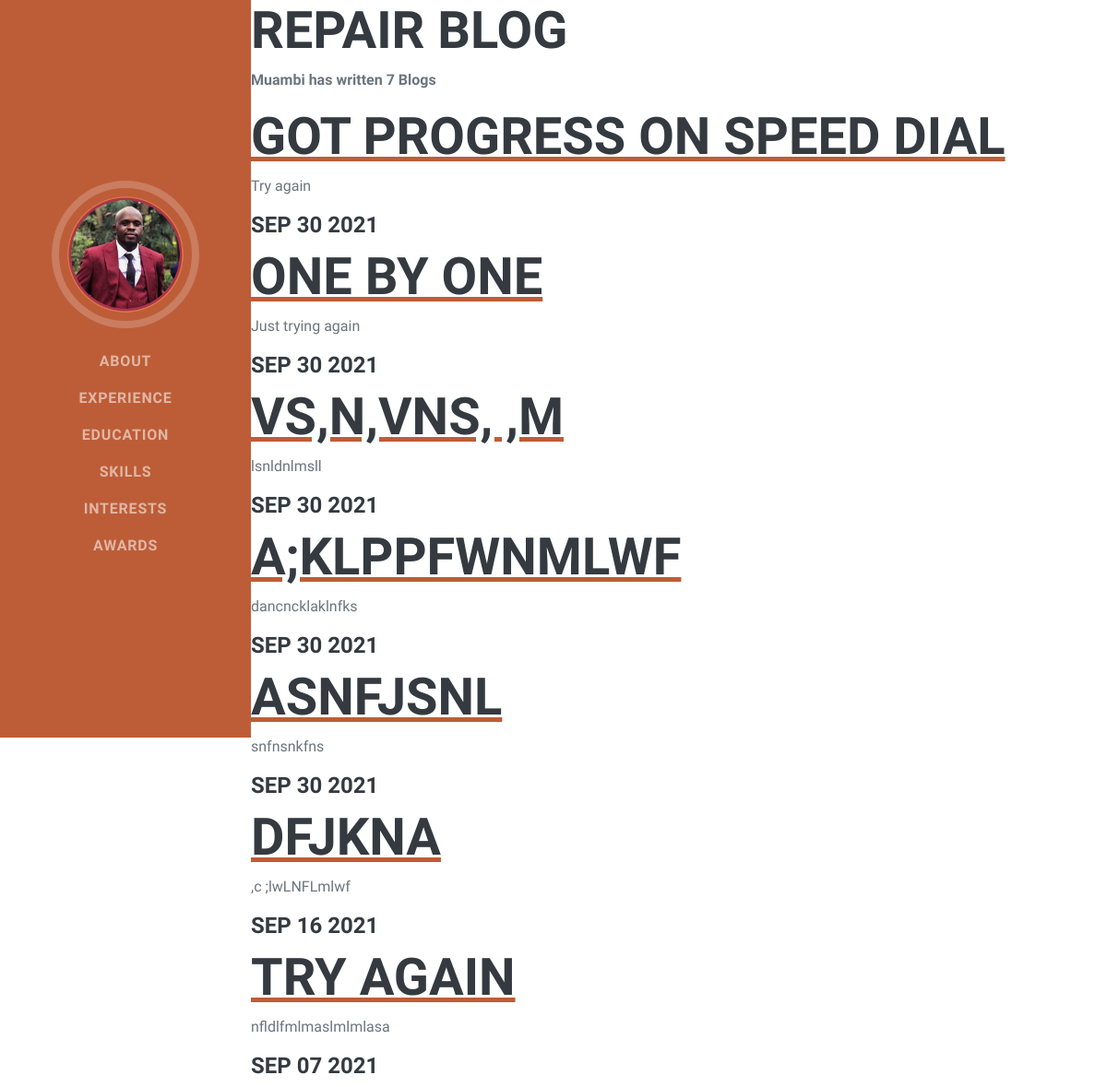
Before: /blog/ with the older database file.
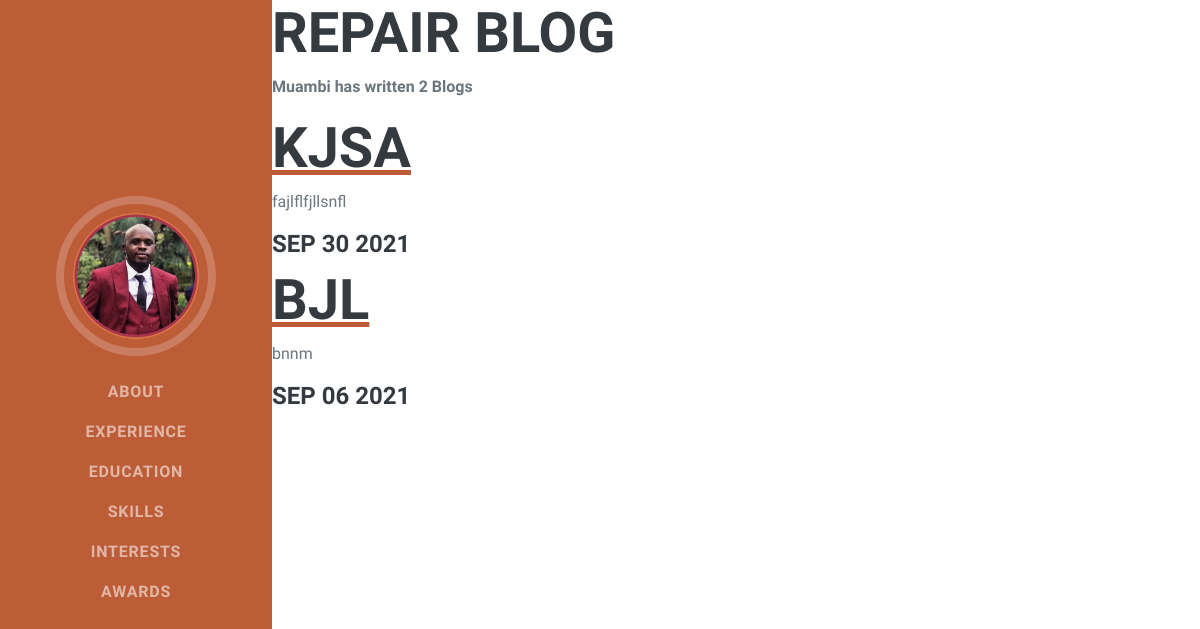
After: the same page with the newer database file.
### blog/models.py (models this page shows, shortened)
class Blog(models.Model):
    title = models.CharField(max_length=100)
    body = models.TextField()
    date = models.DateField()

### blog/views.py (the view)
# urls.py: path('', views.main_blog, name='main_blogs'),
def main_blog(request):
    blogs = Blog.objects.order_by('-date')
    return render(request,'blog/main_blog.html',{'blogs':blogs})

### blog/templates/blog/main_blog.html
{% extends 'portfolio/base.html' %}
{% block content %}
<h2>Repair Blog</h2>
<p><b> Muambi has written {{blogs.count }} Blog{{ blogs.count|pluralize }}</b></p>
{% for blog in blogs %}
<a href="{% url 'blog:detail' blog.id %}"><h2>{{ blog.title }}</h2></a>
<p>{{ blog.body|striptags|truncatechars:100}}</p>
<h4>{{ blog.date|date:'M d Y'|upper }}</h4>
{% endfor %}
{%endblock%}

### portfolio/templates/portfolio/base.html (shortened to what this page needs)
{% load static %}
<!DOCTYPE html>
<html lang="en">
    <head>
        <link href="{% static "portfolio/styles.css" %}" rel="stylesheet" />
    </head>
    <body id="page-top">
        <nav class="navbar navbar-expand-lg navbar-dark bg-primary fixed-top" id="sideNav">
            <a class="navbar-brand js-scroll-trigger" href="#page-top">
                <span class="d-none d-lg-block"><img class="img-fluid img-profile rounded-circle mx-auto mb-2" src="{% static "portfolio/profile.png" %}" alt="..." /></span>
            </a>
            <div class="collapse navbar-collapse" id="navbarResponsive">
                <ul class="navbar-nav">
                    <li class="nav-item"><a class="nav-link js-scroll-trigger" href="#about">About</a></li>
                    <li class="nav-item"><a class="nav-link js-scroll-trigger" href="#experience">Experience</a></li>
                    <li class="nav-item"><a class="nav-link js-scroll-trigger" href="#education">Education</a></li>
                    <li class="nav-item"><a class="nav-link js-scroll-trigger" href="#skills">Skills</a></li>
                    <li class="nav-item"><a class="nav-link js-scroll-trigger" href="#interests">Interests</a></li>
                    <li class="nav-item"><a class="nav-link js-scroll-trigger" href="#awards">Awards</a></li>
                </ul>
            </div>
        </nav>
    {% block content %}{% endblock %}
    </body>
</html>

Changed rows visible on the page:
removed Blog: title "GOT PROGRESS ON SPEED DIAL", body "Try again", date "SEP 30 2021"
removed Blog: title "ONE BY ONE", body "Just trying again", date "SEP 30 2021"
removed Blog: title "VS,N,VNS, ,M", body "lsnldnlmsll", date "SEP 30 2021"
removed Blog: title "A;KLPPFWNMLWF", body "dancncklaklnfks", date "SEP 30 2021"
removed Blog: title "ASNFJSNL", body "snfnsnkfns", date "SEP 30 2021"
removed Blog: title "DFJKNA", body ",c ;lwLNFLmlwf", date "SEP 16 2021"
removed Blog: title "TRY AGAIN", body "nfldlfmlmaslmlmlasa", date "SEP 07 2021"
added Blog: title "KJSA", body "fajlflfjllsnfl", date "SEP 30 2021"
added Blog: title "BJL", body "bnnm", date "SEP 06 2021"
Other visible differences:
{{ blogs.count }}: "7" → "2"
